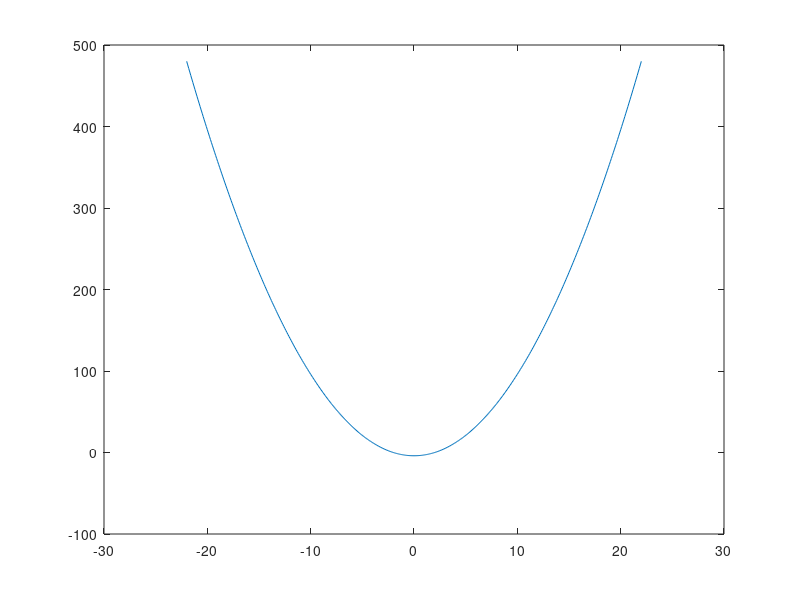

Here is the MATLAB script that generated this plot:
% Title               :Funciones algebraicas 
% Description         :script de algebraicas: polinominales y racionales 
% Author              :Francelly Desiree Colon Sandoval 
% Date                :20211119   
% Version             :1
% Usage               :octave> /path/Act1

clear
x = -22:0.1:22

% Funcion 
fx = (x+2) .* (x-2)

% Plotear funcion 
plot(x, fx)


